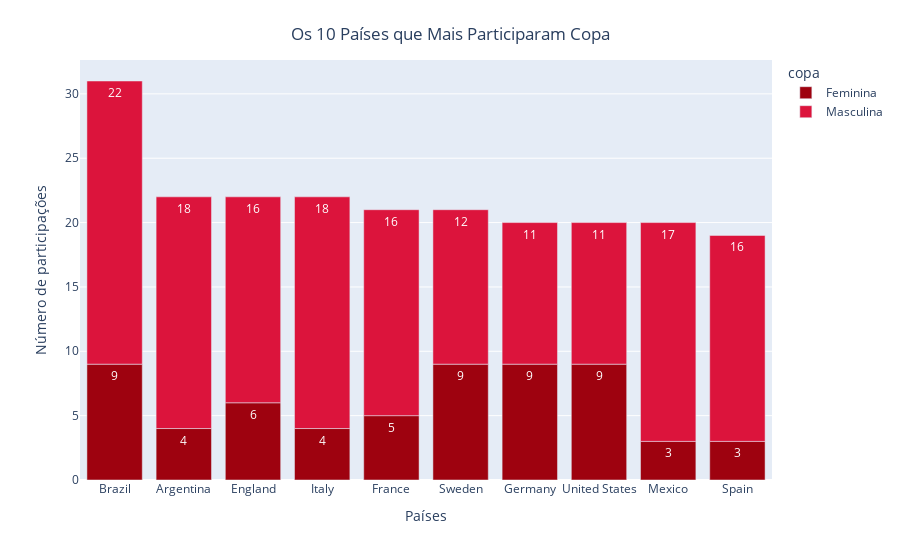

Source (notebook cell):
### Code cell
#### solução com plotly

fig = px.bar(top10, x="país", y="participações", color="copa", text_auto=True,
             color_discrete_map={"Masculina" : "crimson", "Feminina" : "#9e020f"},
             labels={
                 "país" : bar_dados["xlabel"],
                 "participações" : bar_dados["ylabel"]
             })

fig.update_layout(title={
    "text" : bar_dados["title"],
    "x" : 0.5,
    "y" : 0.95
})

fig.show()

### Figure 1 — Plotly figure (JSON) as saved in the notebook; plotly's stock layout.template omitted (floating-point values rounded to 4 significant figures)
{"data": [{"hovertemplate": "copa=Feminina<br>Países=%{x}<br>Número de participações=%{y}<extra></extra>", "legendgroup": "Feminina", "marker": {"color": "#9e020f", "pattern": {"shape": ""}}, "name": "Feminina", "orientation": "v", "showlegend": true, "textposition": "auto", "texttemplate": "%{y}", "type": "bar", "x": ["Brazil", "Argentina", "England", "Italy", "France", "Sweden", "Germany", "United States", "Mexico", "Spain"], "xaxis": "x", "y": [9, 4, 6, 4, 5, 9, 9, 9, 3, 3], "yaxis": "y"}, {"hovertemplate": "copa=Masculina<br>Países=%{x}<br>Número de participações=%{y}<extra></extra>", "legendgroup": "Masculina", "marker": {"color": "crimson", "pattern": {"shape": ""}}, "name": "Masculina", "orientation": "v", "showlegend": true, "textposition": "auto", "texttemplate": "%{y}", "type": "bar", "x": ["Brazil", "Argentina", "England", "Italy", "France", "Sweden", "Germany", "United States", "Mexico", "Spain"], "xaxis": "x", "y": [22, 18, 16, 18, 16, 12, 11, 11, 17, 16], "yaxis": "y"}], "layout": {"barmode": "relative", "legend": {"title": {"text": "copa"}, "tracegroupgap": 0}, "margin": {"t": 60}, "title": {"text": "Os 10 Países que Mais Participaram Copa", "x": 0.5, "y": 0.95}, "xaxis": {"anchor": "y", "domain": [0, 1], "title": {"text": "Países"}}, "yaxis": {"anchor": "x", "domain": [0, 1], "title": {"text": "Número de participações"}}}}
